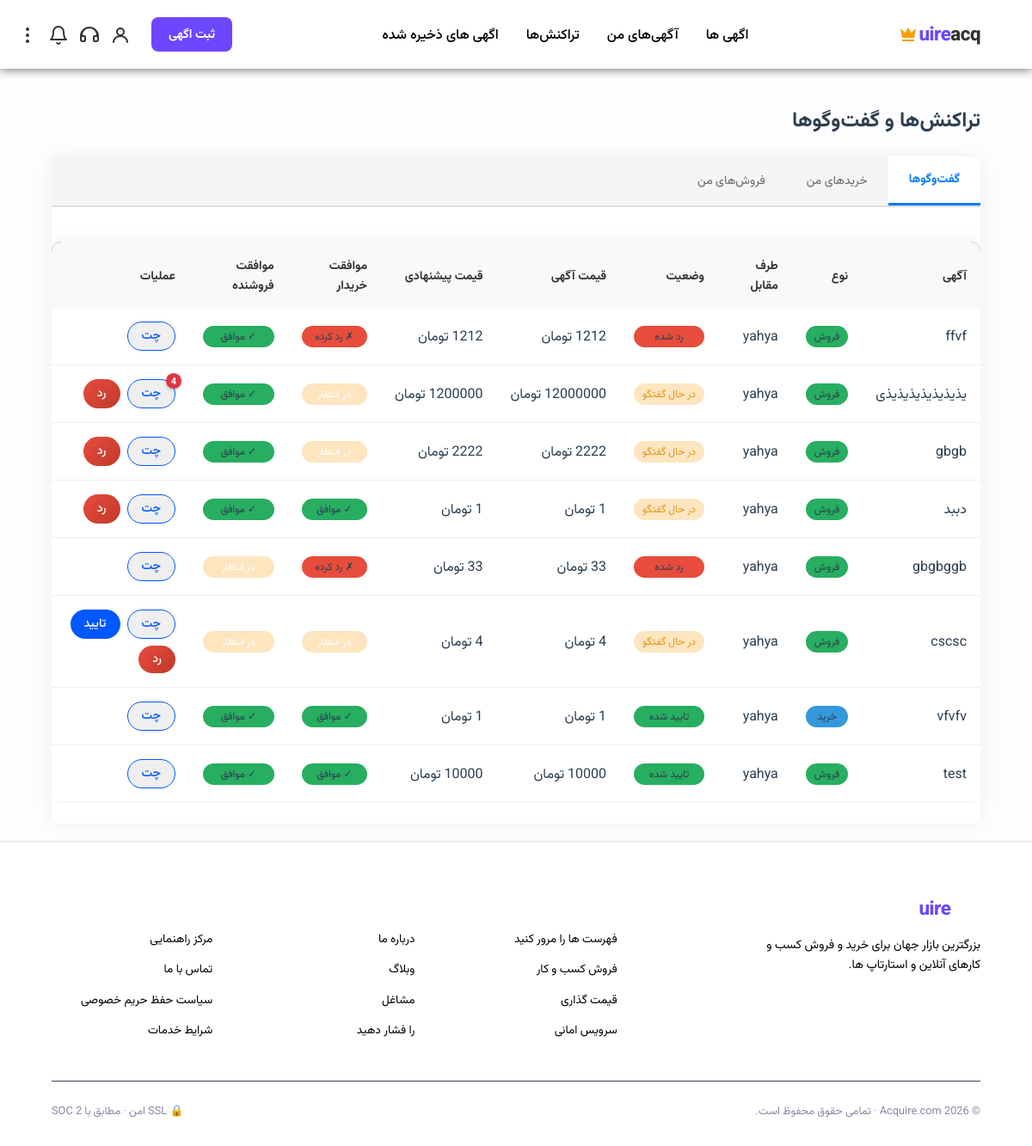
Page /payments/my-transactions/ (signed in) on the committed database.
### payments/models.py (models this page shows, shortened)
class PriceProposal(models.Model):
    STATUS_CHOICES = [
        ('pending', 'در انتظار پاسخ'),
        ('accepted', 'پذیرفته شده'),
        ('rejected', 'رد شده'),
        ('cancelled', 'لغو شده'),
        ('negotiating', 'در حال گفتگو'),
        ('deal_confirmed', 'توافق شد'),
        ('deal_cancelled', 'کنسل شد'),
    ]
    listing = models.ForeignKey(Listing, on_delete=models.CASCADE, related_name='price_proposals')
    buyer = models.ForeignKey(settings.AUTH_USER_MODEL, on_delete=models.CASCADE, related_name='sent_proposals')
    seller = models.ForeignKey(settings.AUTH_USER_MODEL, on_delete=models.CASCADE, related_name='received_proposals')
    proposed_price = models.DecimalField(max_digits=12, decimal_places=0, verbose_name='قیمت پیشنهادی')
    message = models.TextField(blank=True, verbose_name='پیام')
    status = models.CharField(max_length=20, choices=STATUS_CHOICES, default='pending')
    seller_response = models.TextField(blank=True, verbose_name='پاسخ فروشنده')
    buyer_agreed = models.BooleanField(default=False, verbose_name='خریدار موافق')
    seller_agreed = models.BooleanField(default=False, verbose_name='فروشنده موافق')
    buyer_cancelled = models.BooleanField(default=False, verbose_name='خریدار کنسل کرد')
    seller_cancelled = models.BooleanField(default=False, verbose_name='فروشنده کنسل کرد')
    buyer_rejected = models.BooleanField(default=False)  # جدید
    seller_rejected = models.BooleanField(default=False)  # جدید
    created_at = models.DateTimeField(auto_now_add=True)
    updated_at = models.DateTimeField(auto_now=True)
    class Meta:
        verbose_name = 'پیشنهاد قیمت'
        verbose_name_plural = 'پیشنهادهای قیمت'
        ordering = ['-created_at']
        unique_together = ['listing', 'buyer']
    def get_unread_count_for_user(self, user):
        try:
            chat_room = self.chat_room
            return chat_room.messages.filter(is_read=False).exclude(sender=user).count()
        except ChatRoom.DoesNotExist:
            return 0

### listings/models.py (models this page shows, shortened)
class Listing(models.Model):
    STATUS_CHOICES = [
        ('pending', 'در انتظار تایید'),
        ('active', 'فعال'),
        ('sold', 'فروخته شده'),
        ('rejected', 'رد شده'),
        ('deleted', 'حذف شده'),
    ]
    seller = models.ForeignKey(settings.AUTH_USER_MODEL, on_delete=models.CASCADE, related_name='listings', verbose_name='فروشنده')
    category = models.ForeignKey(Category, on_delete=models.SET_NULL, null=True, blank=True, verbose_name='دسته‌بندی')
    title = models.CharField(max_length=200, verbose_name='عنوان')
    description = models.TextField(verbose_name='توضیحات')
    location = models.CharField(max_length=200, null=True, blank=True, verbose_name='موقعیت')
    price = models.DecimalField(max_digits=12, decimal_places=0, verbose_name='قیمت')
    discount_price = models.DecimalField(max_digits=12, decimal_places=0, null=True, blank=True, verbose_name='قیمت با تخفیف')
    about_platform = models.TextField(null=True, blank=True, verbose_name='درباره پلتفرم')
    platform_url = models.URLField(blank=True, verbose_name='آدرس پلتفرم')
    followers_count = models.IntegerField(default=0, blank=True, verbose_name='تعداد فالوور')
    monthly_income = models.DecimalField(null=True, blank=True, max_digits=12, decimal_places=0, verbose_name='درآمد ماهانه')
    platform_age = models.IntegerField(default=0, blank=True, verbose_name='سن پلتفرم (ماه)')
    most_like = models.IntegerField(null=True, blank=True, verbose_name='بیشترین لایک')
    most_view = models.IntegerField(null=True, blank=True, verbose_name='بیشترین بازدید')
    most_comment = models.IntegerField(null=True, blank=True, verbose_name='بیشترین کامنت')
    main_image = models.ImageField(upload_to='listings/images/', verbose_name='تصویر اصلی')
    boost = models.BooleanField(default=False, verbose_name='آگهی پیشرفته')
    premier = models.BooleanField(default=False, verbose_name='آگهی برتر')
    suggested_price = models.BooleanField(default=False, verbose_name='امکان پیشنهاد قیمت')
    is_income = models.BooleanField(default=True, verbose_name='آگهی به درآمد رسیده')
    is_verified = models.BooleanField(default=False, verbose_name='اطلاعات مورد تایید است')
    is_private = models.BooleanField(default=False, verbose_name='آگهی خصوصی')
    status = models.CharField(max_length=20, choices=STATUS_CHOICES, default='pending', verbose_name='وضعیت')
    rejection_reason = models.TextField(blank=True, null=True, verbose_name='دلیل رد')
    views_count = models.IntegerField(default=0, verbose_name='تعداد بازدید')
    created_at = models.DateTimeField(auto_now_add=True, verbose_name='تاریخ ایجاد')
    updated_at = models.DateTimeField(auto_now=True, verbose_name='تاریخ بروزرسانی')
    total_revenue = models.DecimalField(max_digits=12, decimal_places=0, null=True, blank=True, verbose_name='درآمد کل')
    total_profit = models.DecimalField(max_digits=12, decimal_places=0, null=True, blank=True, verbose_name='سود کل')
    avg_monthly_revenue = models.DecimalField(max_digits=12, decimal_places=0, null=True, blank=True, verbose_name='میانگین درآمد ماهانه')
    avg_monthly_profit = models.DecimalField(max_digits=12, decimal_places=0, null=True, blank=True, verbose_name='میانگین سود ماهانه')
    profit_margin = models.DecimalField(max_digits=5, decimal_places=2, null=True, blank=True, verbose_name='حاشیه سود (درصد)')
    profit_multiplier = models.DecimalField(max_digits=5, decimal_places=2, null=True, blank=True, verbose_name='ضریب سود')
    revenue_multiplier = models.DecimalField(max_digits=5, decimal_places=2, null=True, blank=True, verbose_name='ضریب درآمد')
    post_sale_support = models.TextField(null=True, blank=True, verbose_name='پشتیبانی پس از فروش')
    class Meta:
        ordering = ['-boost', '-premier', '-created_at']
        verbose_name = 'آگهی'
        verbose_name_plural = 'آگهی‌ها'

### accounts/models.py (models this page shows, shortened)
class User(AbstractUser):
    phone_number = models.CharField(max_length=11, unique=True, null=True, blank=True, verbose_name='شماره موبایل')
    national_code = models.CharField(max_length=10, unique=True, null=True, blank=True, verbose_name='کد ملی')
    profile_image = models.ImageField(upload_to='profiles/', null=True, blank=True, verbose_name='تصویر پروفایل')
    is_verified = models.BooleanField(default=False, verbose_name='احراز شده')
    created_at = models.DateTimeField(auto_now_add=True, verbose_name='تاریخ عضویت')

### payments/views.py (the view)
# urls.py: path('my-transactions/', views.my_transactions, name='my_transactions'),
@login_required
def my_transactions(request):
    purchases = Transaction.objects.filter(
        buyer=request.user,
        status__in=['completed', 'cancelled']
    ).select_related('listing', 'seller').order_by('-created_at')
    sales = Transaction.objects.filter(
        seller=request.user,
        status__in=['completed', 'cancelled']
    ).select_related('listing', 'buyer').order_by('-created_at')
    conversations = PriceProposal.objects.filter(
        status__in=['negotiating', 'deal_confirmed', 'rejected']
    ).filter(
        models.Q(buyer=request.user) | models.Q(seller=request.user)
    ).select_related('listing', 'buyer', 'seller').prefetch_related('chat_room__messages').order_by('-updated_at')
    for conv in conversations:
        conv.unread_count = conv.get_unread_count_for_user(request.user)
    context = {
        'purchases': purchases,
        'sales': sales,
        'conversations': conversations,
    }
    return render(request, 'payments/my_transactions.html', context)

### notifications/context_processors.py (called while the page is built)
def unread_notifications_count(request):
    if request.user.is_authenticated:
        count = Notification.objects.filter(recipient=request.user, is_read=False).count()
        return {'unread_notifications_count': count}
    return {'unread_notifications_count': 0}

### templates/payments/my_transactions.html (shortened to what this page needs)
{% extends 'base.html' %}
{% block content %}
<div class="container">
    <h2 style="margin-bottom: 1.5rem;">تراکنش‌ها و گفت‌وگوها</h2>
    <div class="tabs-container">
        <div class="tabs-nav">
            <button class="tab-button active" data-tab="conversations">گفت‌وگوها</button>
            <button class="tab-button" data-tab="purchases">خریدهای من</button>
            <button class="tab-button" data-tab="sales">فروش‌های من</button>
        </div>
        <div class="tabs-content">
            <div class="tab-pane active" id="conversations">
                <div class="table-container">
                    <table class="data-table">
                        <thead>
                            <tr>
                                <th>آگهی</th>
                                <th>نوع</th>
                                <th>طرف مقابل</th>
                                <th>وضعیت</th>
                                <th>قیمت آگهی</th>
                                <th>قیمت پیشنهادی</th>
                                <th>موافقت خریدار</th>
                                <th>موافقت فروشنده</th>
                                <th>عملیات</th>
                            </tr>
                        </thead>
                        <tbody>
                            {% for proposal in conversations %}
                            <tr id="conversation-row-{{ proposal.id }}">
                                <td>{{ proposal.listing.title }}</td>
                                <td>
                                    {% if proposal.buyer == request.user %}
                                    <span class="badge badge-primary">خرید</span>
                                    {% else %}
                                    <span class="badge badge-success">فروش</span>
                                    {% endif %}
                                </td>
                                <td>
                                    {% if proposal.buyer == request.user %}
                                    {{ proposal.seller.username }}
                                    {% else %}
                                    {{ proposal.buyer.username }}
                                    {% endif %}
                                </td>
                                <td>
                                    {% if proposal.status == 'negotiating' %}
                                    <span class="badge bg-warning">در حال گفتگو</span>
                                    {% elif proposal.status == 'deal_confirmed' %}
                                    <span class="badge bg-success">تایید شده</span>
                                    {% elif proposal.status == 'rejected' %}
                                    <span class="badge bg-danger">رد شده</span>
                                    {% endif %}
                                </td>
                                <td>{{ proposal.listing.price|floatformat:0 }} تومان</td>
                                <td>{{ proposal.proposed_price|floatformat:0 }} تومان</td>
                                <td>
                                    <span id="buyer-status-{{ proposal.id }}">
                                        {% if proposal.status == 'rejected' and proposal.buyer_rejected %}
                                        <span class="badge badge-danger">✗ رد کرده</span>
                                        {% elif proposal.buyer_agreed %}
                                        <span class="badge badge-success">✓ موافق</span>
                                        {% else %}
                                        <span class="badge badge-secondary">در انتظار</span>
                                        {% endif %}
                                    </span>
                                </td>
                                <td>
                                    <span id="seller-status-{{ proposal.id }}">
                                        {% if proposal.status == 'rejected' and proposal.seller_rejected %}
                                        <span class="badge badge-danger">✗ رد کرده</span>
                                        {% elif proposal.seller_agreed %}
                                        <span class="badge badge-success">✓ موافق</span>
                                        {% else %}
                                        <span class="badge badge-secondary">در انتظار</span>
                                        {% endif %}
                                    </span>
                                </td>
                                <td>
                                    <div class="action-buttons" id="actions-{{ proposal.id }}">
                                        <button
                                            onclick="openChat('{{ proposal.id }}', '{{ proposal.listing.title|escapejs }}', '{{ proposal.status }}')"
                                            class="btn btn-primary btn-sm chat-btn-with-badge">
                                            چت
                                            {% if proposal.unread_count > 0 %}
                                            <span class="chat-badge"
                                                id="chat-badge-{{ proposal.id }}">{{ proposal.unread_count }}</span>
                                            {% endif %}
                                        </button>
                                        {% if proposal.status == 'rejected' %}
                                        {% if proposal.buyer == request.user and proposal.buyer_rejected %}
                                        <button onclick="undoRejection('{{ proposal.id }}')"
                                            class="btn btn-warning btn-sm">برگرداندن</button>
                                        {% elif proposal.seller == request.user and proposal.seller_rejected %}
                                        <button onclick="undoRejection('{{ proposal.id }}')"
                                            class="btn btn-warning btn-sm">برگرداندن</button>
                                        {% endif %}
                                        {% elif proposal.status == 'negotiating' %}
                                        {% if proposal.buyer == request.user and not proposal.buyer_agreed %}
                                        <button onclick="confirmDeal('{{ proposal.id }}')"
                                            class="btn btn-success btn-sm">تایید</button>
                                        {% elif proposal.seller == request.user and not proposal.seller_agreed %}
                                        <button onclick="confirmDeal('{{ proposal.id }}')"
                                            class="btn btn-success btn-sm">تایید</button>
                                        {% endif %}
                                        <button onclick="rejectDeal('{{ proposal.id }}')"
                                            class="btn btn-danger btn-sm">رد</button>
                                        {% endif %}
                                    </div>
                                </td>
                            </tr>
                            {% empty %}
                            <tr>
                                <td colspan="7" style="text-align:center;">گفت‌وگوی فعالی وجود ندارد.</td>
                            </tr>
                            {% endfor %}
                        </tbody>
                    </table>
                </div>
            </div>
        </div>
    </div>
</div>
{% endblock %}

### rows in the picture
PriceProposal: listing "ffvf", shows "فروش", buyer.username "yahya", status "رد شده"
PriceProposal: listing "یذیذیذیذیذیذیذی", shows "فروش", buyer.username "yahya", status "در حال گفتگو", unread_count "4"
PriceProposal: listing "gbgb", shows "فروش", buyer.username "yahya", status "در حال گفتگو", listing.price "2222"
PriceProposal: listing "دببد", shows "فروش", buyer.username "yahya", status "در حال گفتگو"
PriceProposal: listing "gbgbggb", shows "فروش", buyer.username "yahya", status "رد شده", listing.price "33"
PriceProposal: listing "cscsc", shows "فروش", buyer.username "yahya", status "در حال گفتگو", listing.price "4"
PriceProposal: listing "vfvfv", shows "خرید", seller.username "yahya", status "تایید شده"
PriceProposal: listing "test", shows "فروش", buyer.username "yahya", status "تایید شده"
